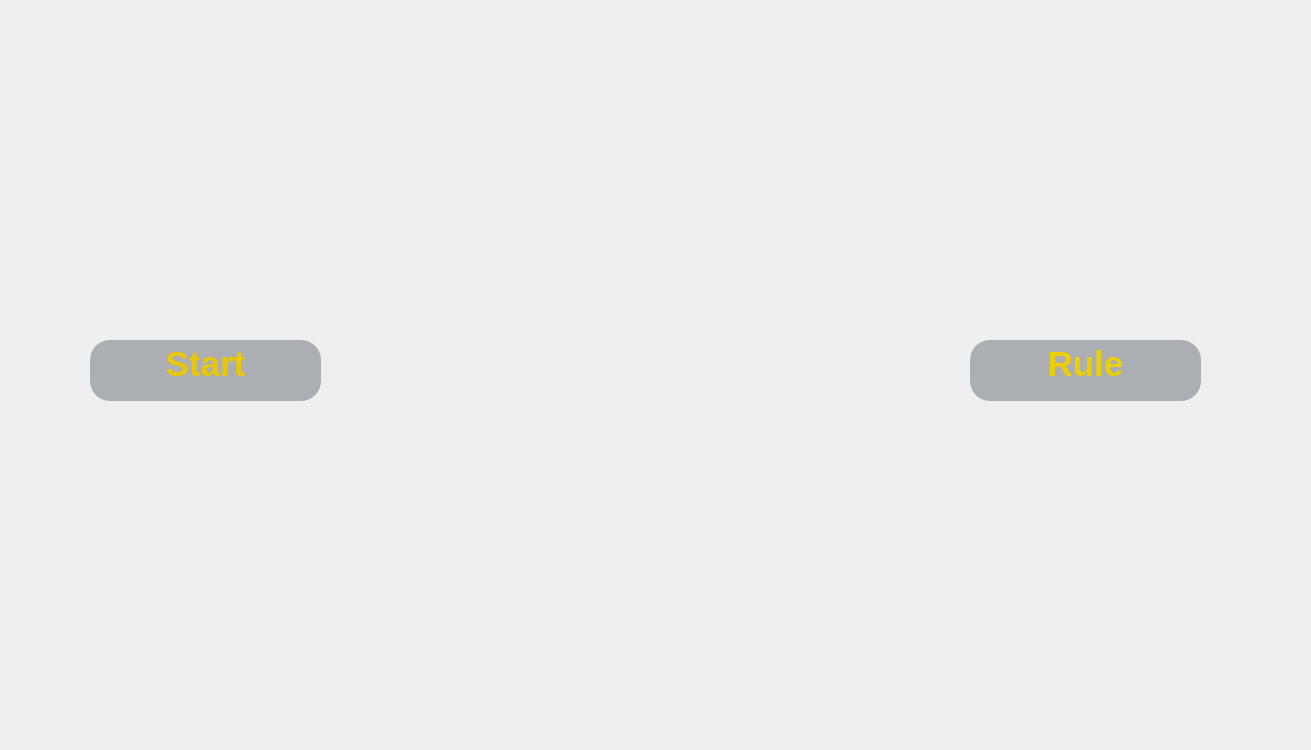
<?xml version="1.0" encoding="UTF-8"?>
<ui version="4.0">
 <class>mainSurface</class>
 <widget class="QWidget" name="mainSurface">
  <property name="geometry">
   <rect>
    <x>0</x>
    <y>0</y>
    <width>1311</width>
    <height>750</height>
   </rect>
  </property>
  <property name="minimumSize">
   <size>
    <width>1311</width>
    <height>750</height>
   </size>
  </property>
  <property name="maximumSize">
   <size>
    <width>1311</width>
    <height>750</height>
   </size>
  </property>
  <property name="windowTitle">
   <string>Form</string>
  </property>
  <property name="windowIcon">
   <iconset>
    <normaloff>:/images/打开界面.png</normaloff>:/images/打开界面.png</iconset>
  </property>
  <property name="styleSheet">
   <string notr="true"/>
  </property>
  <widget class="QLabel" name="label">
   <property name="geometry">
    <rect>
     <x>0</x>
     <y>0</y>
     <width>1311</width>
     <height>750</height>
    </rect>
   </property>
   <property name="minimumSize">
    <size>
     <width>1311</width>
     <height>750</height>
    </size>
   </property>
   <property name="maximumSize">
    <size>
     <width>1311</width>
     <height>750</height>
    </size>
   </property>
   <property name="styleSheet">
    <string notr="true">border-image: url(:/images/StartInterface.png);</string>
   </property>
   <property name="text">
    <string/>
   </property>
  </widget>
  <widget class="QToolButton" name="start_button">
   <property name="geometry">
    <rect>
     <x>90</x>
     <y>340</y>
     <width>231</width>
     <height>61</height>
    </rect>
   </property>
   <property name="styleSheet">
    <string notr="true">background-color: rgba(0,0,0,0);
border:none;</string>
   </property>
   <property name="text">
    <string/>
   </property>
  </widget>
  <widget class="QToolButton" name="rule_button">
   <property name="geometry">
    <rect>
     <x>970</x>
     <y>340</y>
     <width>231</width>
     <height>61</height>
    </rect>
   </property>
   <property name="styleSheet">
    <string notr="true">background-color: rgba(0,0,0,0);
border:none;</string>
   </property>
   <property name="text">
    <string/>
   </property>
  </widget>
  <widget class="QTextBrowser" name="start_text">
   <property name="geometry">
    <rect>
     <x>90</x>
     <y>340</y>
     <width>231</width>
     <height>61</height>
    </rect>
   </property>
   <property name="styleSheet">
    <string notr="true">background-color: rgba(22, 36, 52,80);
border-radius: 20px;
</string>
   </property>
   <property name="html">
    <string>&lt;!DOCTYPE HTML PUBLIC &quot;-//W3C//DTD HTML 4.0//EN&quot; &quot;http://www.w3.org/TR/REC-html40/strict.dtd&quot;&gt;
&lt;html&gt;&lt;head&gt;&lt;meta name=&quot;qrichtext&quot; content=&quot;1&quot; /&gt;&lt;style type=&quot;text/css&quot;&gt;
p, li { white-space: pre-wrap; }
&lt;/style&gt;&lt;/head&gt;&lt;body style=&quot; font-family:'SimSun'; font-size:9pt; font-weight:400; font-style:normal;&quot;&gt;
&lt;p align=&quot;center&quot; style=&quot; margin-top:0px; margin-bottom:0px; margin-left:0px; margin-right:0px; -qt-block-indent:0; text-indent:0px;&quot;&gt;&lt;span style=&quot; font-size:26pt; font-weight:600; color:#eac705;&quot;&gt;Start&lt;/span&gt;&lt;/p&gt;&lt;/body&gt;&lt;/html&gt;</string>
   </property>
  </widget>
  <widget class="QTextBrowser" name="rule_text">
   <property name="geometry">
    <rect>
     <x>970</x>
     <y>340</y>
     <width>231</width>
     <height>61</height>
    </rect>
   </property>
   <property name="styleSheet">
    <string notr="true">background-color: rgba(22, 36, 52,80);
border-radius: 20px;
</string>
   </property>
   <property name="html">
    <string>&lt;!DOCTYPE HTML PUBLIC &quot;-//W3C//DTD HTML 4.0//EN&quot; &quot;http://www.w3.org/TR/REC-html40/strict.dtd&quot;&gt;
&lt;html&gt;&lt;head&gt;&lt;meta name=&quot;qrichtext&quot; content=&quot;1&quot; /&gt;&lt;style type=&quot;text/css&quot;&gt;
p, li { white-space: pre-wrap; }
&lt;/style&gt;&lt;/head&gt;&lt;body style=&quot; font-family:'SimSun'; font-size:9pt; font-weight:400; font-style:normal;&quot;&gt;
&lt;p align=&quot;center&quot; style=&quot; margin-top:0px; margin-bottom:0px; margin-left:0px; margin-right:0px; -qt-block-indent:0; text-indent:0px;&quot;&gt;&lt;span style=&quot; font-size:26pt; font-weight:600; color:#edcd04;&quot;&gt;Rule&lt;/span&gt;&lt;/p&gt;&lt;/body&gt;&lt;/html&gt;</string>
   </property>
  </widget>
  <zorder>label</zorder>
  <zorder>start_text</zorder>
  <zorder>rule_text</zorder>
  <zorder>start_button</zorder>
  <zorder>rule_button</zorder>
 </widget>
 <resources/>
 <connections/>
</ui>
